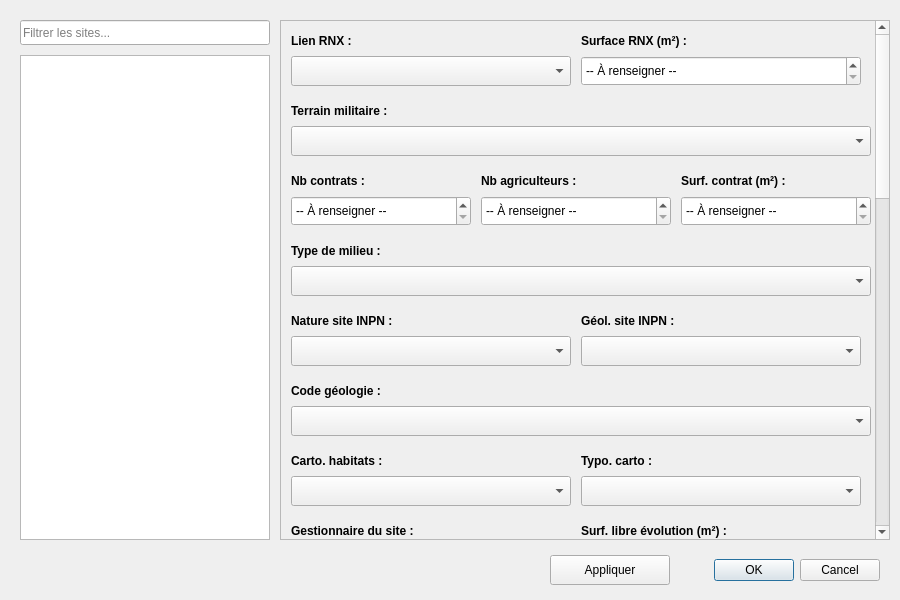
<?xml version="1.0" encoding="UTF-8"?>
<ui version="4.0">
 <class>AttributeEditorSitesCENDialogBase</class>
 <widget class="QDialog" name="AttributeEditorSitesCENDialogBase">
  <property name="geometry">
   <rect>
    <x>0</x>
    <y>0</y>
    <width>900</width>
    <height>600</height>
   </rect>
  </property>
  <property name="minimumSize">
   <size>
    <width>900</width>
    <height>600</height>
   </size>
  </property>
  <property name="maximumSize">
   <size>
    <width>900</width>
    <height>600</height>
   </size>
  </property>
  <property name="windowTitle">
   <string>Gestionnaire des sites CEN</string>
  </property>

  <widget class="QLineEdit" name="txtSearch">
   <property name="geometry"><rect><x>20</x><y>20</y><width>250</width><height>25</height></rect></property>
   <property name="placeholderText"><string>Filtrer les sites...</string></property>
  </widget>
  <widget class="QListWidget" name="listSites">
   <property name="geometry"><rect><x>20</x><y>55</y><width>250</width><height>485</height></rect></property>
  </widget>

  <widget class="QScrollArea" name="scrollArea">
   <property name="geometry">
    <rect><x>280</x><y>20</y><width>610</width><height>520</height></rect>
   </property>
   <property name="verticalScrollBarPolicy">
    <enum>Qt::ScrollBarAlwaysOn</enum>
   </property>
   <property name="widgetResizable">
    <bool>true</bool>
   </property>
   
   <widget class="QWidget" name="scrollAreaWidgetContents">
    <property name="minimumSize">
     <size>
      <width>590</width>
      <height>1550</height> </size>
    </property>

    <widget class="QLabel" name="label_rnx">
     <property name="geometry"><rect><x>10</x><y>10</y><width>280</width><height>20</height></rect></property>
     <property name="text"><string>Lien RNX :</string></property>
     <property name="styleSheet"><string>font-weight: bold;</string></property>
    </widget>
    <widget class="QComboBox" name="cbLienRNX">
     <property name="geometry"><rect><x>10</x><y>35</y><width>280</width><height>30</height></rect></property>
    </widget>

    <widget class="QLabel" name="label_num">
     <property name="geometry"><rect><x>300</x><y>10</y><width>280</width><height>20</height></rect></property>
     <property name="text"><string>Surface RNX (m²) :</string></property>
     <property name="styleSheet"><string>font-weight: bold;</string></property>
    </widget>
    <widget class="QSpinBox" name="spinRNX">
     <property name="geometry"><rect><x>300</x><y>35</y><width>280</width><height>30</height></rect></property>
     <property name="minimum"><number>-1</number></property> <property name="value"><number>-1</number></property>  <property name="specialValueText"><string>-- À renseigner --</string></property>      <property name="suffix"><string> m²</string></property>
     <property name="maximum"><number>99999999</number></property>
    </widget>

    <widget class="QLabel" name="label_militaire">
     <property name="geometry"><rect><x>10</x><y>80</y><width>580</width><height>20</height></rect></property>
     <property name="text"><string>Terrain militaire :</string></property>
     <property name="styleSheet"><string>font-weight: bold;</string></property>
    </widget>
    <widget class="QComboBox" name="cbMilitaire">
     <property name="geometry"><rect><x>10</x><y>105</y><width>580</width><height>30</height></rect></property>
    </widget>

    <widget class="QLabel" name="label_contrats">
     <property name="geometry"><rect><x>10</x><y>150</y><width>180</width><height>20</height></rect></property>
     <property name="text"><string>Nb contrats :</string></property>
     <property name="styleSheet"><string>font-weight: bold;</string></property>
    </widget>
    <widget class="QSpinBox" name="spinContrats">
     <property name="geometry"><rect><x>10</x><y>175</y><width>180</width><height>30</height></rect></property>
     <property name="minimum"><number>-1</number></property> <property name="value"><number>-1</number></property><property name="specialValueText"><string>-- À renseigner --</string></property>
    </widget>

    <widget class="QLabel" name="label_agri">
     <property name="geometry"><rect><x>200</x><y>150</y><width>190</width><height>20</height></rect></property>
     <property name="text"><string>Nb agriculteurs :</string></property>
     <property name="styleSheet"><string>font-weight: bold;</string></property>
    </widget>
    <widget class="QSpinBox" name="spinAgri">
     <property name="geometry"><rect><x>200</x><y>175</y><width>190</width><height>30</height></rect></property>
     <property name="minimum"><number>-1</number></property> <property name="value"><number>-1</number></property><property name="specialValueText"><string>-- À renseigner --</string></property>
    </widget>

    <widget class="QLabel" name="label_surf_contrat">
     <property name="geometry"><rect><x>400</x><y>150</y><width>190</width><height>20</height></rect></property>
     <property name="text"><string>Surf. contrat (m²) :</string></property>
     <property name="styleSheet"><string>font-weight: bold;</string></property>
    </widget>
    <widget class="QSpinBox" name="spinSurfContrat">
     <property name="geometry"><rect><x>400</x><y>175</y><width>190</width><height>30</height></rect></property>
     <property name="minimum"><number>-1</number></property> <property name="value"><number>-1</number></property>  <property name="specialValueText"><string>-- À renseigner --</string></property>      <property name="suffix"><string> m²</string></property>
    </widget>

    <widget class="QLabel" name="label_type_milieu">
     <property name="geometry"><rect><x>10</x><y>220</y><width>580</width><height>20</height></rect></property>
     <property name="text"><string>Type de milieu :</string></property>
     <property name="styleSheet"><string>font-weight: bold;</string></property>
    </widget>
    <widget class="QComboBox" name="cbType_milieu">
     <property name="geometry"><rect><x>10</x><y>245</y><width>580</width><height>30</height></rect></property>
    </widget>

    <widget class="QLabel" name="label_nature">
     <property name="geometry"><rect><x>10</x><y>290</y><width>280</width><height>20</height></rect></property>
     <property name="text"><string>Nature site INPN :</string></property>
     <property name="styleSheet"><string>font-weight: bold;</string></property>
    </widget>
    <widget class="QComboBox" name="cbNatureInpn">
     <property name="geometry"><rect><x>10</x><y>315</y><width>280</width><height>30</height></rect></property>
    </widget>

    <widget class="QLabel" name="label_geol">
     <property name="geometry"><rect><x>300</x><y>290</y><width>280</width><height>20</height></rect></property>
     <property name="text"><string>Géol. site INPN :</string></property>
     <property name="styleSheet"><string>font-weight: bold;</string></property>
    </widget>
    <widget class="QComboBox" name="cbGeolInpn">
     <property name="geometry"><rect><x>300</x><y>315</y><width>280</width><height>30</height></rect></property>
    </widget>

    <widget class="QLabel" name="label_code_geol">
     <property name="geometry"><rect><x>10</x><y>360</y><width>580</width><height>20</height></rect></property>
     <property name="text"><string>Code géologie :</string></property>
     <property name="styleSheet"><string>font-weight: bold;</string></property>
    </widget>
    <widget class="QComboBox" name="cbCodeGeol">
     <property name="geometry"><rect><x>10</x><y>385</y><width>580</width><height>30</height></rect></property>
    </widget>

    <widget class="QLabel" name="label_carto_hab">
     <property name="geometry"><rect><x>10</x><y>430</y><width>280</width><height>20</height></rect></property>
     <property name="text"><string>Carto. habitats :</string></property>
     <property name="styleSheet"><string>font-weight: bold;</string></property>
    </widget>
    <widget class="QComboBox" name="cbCartoHab">
     <property name="geometry"><rect><x>10</x><y>455</y><width>280</width><height>30</height></rect></property>
    </widget>

    <widget class="QLabel" name="label_typo_hab">
     <property name="geometry"><rect><x>300</x><y>430</y><width>280</width><height>20</height></rect></property>
     <property name="text"><string>Typo. carto :</string></property>
     <property name="styleSheet"><string>font-weight: bold;</string></property>
    </widget>
    <widget class="QComboBox" name="cbTypoHab">
     <property name="geometry"><rect><x>300</x><y>455</y><width>280</width><height>30</height></rect></property>
    </widget>

    <widget class="QLabel" name="label_gestionnaire">
     <property name="geometry"><rect><x>10</x><y>500</y><width>280</width><height>20</height></rect></property>
     <property name="text"><string>Gestionnaire du site :</string></property>
     <property name="styleSheet"><string>font-weight: bold;</string></property>
    </widget>
    <widget class="QLineEdit" name="txtGestionnaire">
     <property name="geometry"><rect><x>10</x><y>525</y><width>280</width><height>30</height></rect></property>
     <property name="placeholderText"><string>-- À renseigner --</string></property>
    </widget>

    <widget class="QLabel" name="label_surf_libre">
     <property name="geometry"><rect><x>300</x><y>500</y><width>280</width><height>20</height></rect></property>
     <property name="text"><string>Surf. libre évolution (m²) :</string></property>
     <property name="styleSheet"><string>font-weight: bold;</string></property>
    </widget>
    <widget class="QSpinBox" name="spinLibreEvo">
     <property name="geometry"><rect><x>300</x><y>525</y><width>280</width><height>30</height></rect></property>
     <property name="minimum"><number>-1</number></property> <property name="value"><number>-1</number></property>  <property name="specialValueText"><string>-- À renseigner --</string></property>  <property name="suffix"><string> m²</string></property>
    </widget>

    <widget class="QLabel" name="label_doc_pres">
     <property name="geometry"><rect><x>10</x><y>570</y><width>280</width><height>20</height></rect></property>
     <property name="text"><string>Présence Doc Gestion :</string></property>
     <property name="styleSheet"><string>font-weight: bold;</string></property>
    </widget>
    <widget class="QComboBox" name="cbDocPres">
     <property name="geometry"><rect><x>10</x><y>595</y><width>280</width><height>30</height></rect></property>
    </widget>

    <widget class="QLabel" name="label_doc_nom">
     <property name="geometry"><rect><x>300</x><y>570</y><width>280</width><height>20</height></rect></property>
     <property name="text"><string>Nom du document :</string></property>
     <property name="styleSheet"><string>font-weight: bold;</string></property>
    </widget>
    <widget class="QLineEdit" name="txtDocNom">
     <property name="geometry"><rect><x>300</x><y>595</y><width>280</width><height>30</height></rect></property>
     <property name="placeholderText"><string>-- À renseigner --</string></property>
    </widget>

    <widget class="QLabel" name="label_doc_eval">
     <property name="geometry"><rect><x>10</x><y>640</y><width>580</width><height>20</height></rect></property>
     <property name="text"><string>Évaluation Doc :</string></property>
     <property name="styleSheet"><string>font-weight: bold;</string></property>
    </widget>
    <widget class="QComboBox" name="cbDocEval">
     <property name="geometry"><rect><x>10</x><y>665</y><width>580</width><height>30</height></rect></property>
    </widget>

    <widget class="QLabel" name="label_date_ini">
     <property name="geometry"><rect><x>10</x><y>710</y><width>180</width><height>20</height></rect></property>
     <property name="text"><string>Date initiale :</string></property>
     <property name="styleSheet"><string>font-weight: bold;</string></property>
    </widget>
    <widget class="QDateEdit" name="dateIni">
     <property name="geometry"><rect><x>10</x><y>735</y><width>180</width><height>30</height></rect></property>
     <property name="calendarPopup"><bool>true</bool></property>
    </widget>

    <widget class="QLabel" name="label_date_maj">
     <property name="geometry"><rect><x>200</x><y>710</y><width>190</width><height>20</height></rect></property>
     <property name="text"><string>Date MàJ :</string></property>
     <property name="styleSheet"><string>font-weight: bold;</string></property>
    </widget>
    <widget class="QDateEdit" name="dateMaj">
     <property name="geometry"><rect><x>200</x><y>735</y><width>190</width><height>30</height></rect></property>
     <property name="calendarPopup"><bool>true</bool></property>
    </widget>

    <widget class="QLabel" name="label_date_fin">
     <property name="geometry"><rect><x>400</x><y>710</y><width>190</width><height>20</height></rect></property>
     <property name="text"><string>Date fin :</string></property>
     <property name="styleSheet"><string>font-weight: bold;</string></property>
    </widget>
    <widget class="QDateEdit" name="dateFin">
     <property name="geometry"><rect><x>400</x><y>735</y><width>190</width><height>30</height></rect></property>
     <property name="calendarPopup"><bool>true</bool></property>
    </widget>

    <widget class="QLabel" name="label_surf_doc">
     <property name="geometry"><rect><x>10</x><y>780</y><width>580</width><height>20</height></rect></property>
     <property name="text"><string>Surf. Doc Gestion (m²) :</string></property>
     <property name="styleSheet"><string>font-weight: bold;</string></property>
    </widget>
    <widget class="QSpinBox" name="spinSurfDoc">
     <property name="geometry"><rect><x>10</x><y>805</y><width>580</width><height>30</height></rect></property>
     <property name="minimum"><number>-1</number></property> <property name="value"><number>-1</number></property>  <property name="specialValueText"><string>-- À renseigner --</string></property>  <property name="suffix"><string> m²</string></property>
    </widget>

    <widget class="QLabel" name="label_url_inpn">
     <property name="geometry"><rect><x>10</x><y>850</y><width>580</width><height>20</height></rect></property>
     <property name="text"><string>URL Fiche INPN :</string></property>
     <property name="styleSheet"><string>font-weight: bold;</string></property>
    </widget>
    <widget class="QLineEdit" name="txtUrlInpn">
     <property name="geometry"><rect><x>10</x><y>875</y><width>580</width><height>30</height></rect></property>
     <property name="placeholderText"><string>-- À renseigner --</string></property>
    </widget>

    <widget class="QLabel" name="label_url_cen">
     <property name="geometry"><rect><x>10</x><y>920</y><width>580</width><height>20</height></rect></property>
     <property name="text"><string>URL Fiche CEN :</string></property>
     <property name="styleSheet"><string>font-weight: bold;</string></property>
    </widget>
    <widget class="QLineEdit" name="txtUrlCen">
     <property name="geometry"><rect><x>10</x><y>945</y><width>580</width><height>30</height></rect></property>
     <property name="placeholderText"><string>-- À renseigner --</string></property>
    </widget>

    <widget class="QLabel" name="label_ouverture">
     <property name="geometry"><rect><x>10</x><y>990</y><width>580</width><height>20</height></rect></property>
     <property name="text"><string>Ouverture au public :</string></property>
     <property name="styleSheet"><string>font-weight: bold;</string></property>
    </widget>
    <widget class="QComboBox" name="cbOuverture">
     <property name="geometry"><rect><x>10</x><y>1015</y><width>580</width><height>30</height></rect></property>
    </widget>

    <widget class="QLabel" name="label_desc">
     <property name="geometry"><rect><x>10</x><y>1060</y><width>580</width><height>20</height></rect></property>
     <property name="text"><string>Description du site :</string></property>
     <property name="styleSheet"><string>font-weight: bold;</string></property>
    </widget>
    <widget class="QTextEdit" name="txtDescription">
     <property name="geometry"><rect><x>10</x><y>1085</y><width>580</width><height>120</height></rect></property>
     <property name="placeholderText"><string>-- À renseigner --</string></property>
    </widget>

    <widget class="QLabel" name="label_url_photo">
     <property name="geometry"><rect><x>10</x><y>1220</y><width>580</width><height>20</height></rect></property>
     <property name="text"><string>URL Photo :</string></property>
     <property name="styleSheet"><string>font-weight: bold;</string></property>
    </widget>
    <widget class="QLineEdit" name="txtUrlPhoto">
     <property name="geometry"><rect><x>10</x><y>1245</y><width>580</width><height>30</height></rect></property>
     <property name="placeholderText"><string>-- À renseigner --</string></property>
    </widget>

    <widget class="QLabel" name="label_sensi">
     <property name="geometry"><rect><x>10</x><y>1290</y><width>280</width><height>20</height></rect></property>
     <property name="text"><string>Sensibilité :</string></property>
     <property name="styleSheet"><string>font-weight: bold;</string></property>
    </widget>
    <widget class="QComboBox" name="cbSensibilite">
     <property name="geometry"><rect><x>10</x><y>1315</y><width>280</width><height>30</height></rect></property>
    </widget>

    <widget class="QLabel" name="label_diffusion">
     <property name="geometry"><rect><x>300</x><y>1290</y><width>280</width><height>20</height></rect></property>
     <property name="text"><string>Non diffusion :</string></property>
     <property name="styleSheet"><string>font-weight: bold;</string></property>
    </widget>
    <widget class="QComboBox" name="cbNonDiffusion">
     <property name="geometry"><rect><x>300</x><y>1315</y><width>280</width><height>30</height></rect></property>
    </widget>

    <widget class="QLabel" name="label_remq_sensi">
     <property name="geometry"><rect><x>10</x><y>1360</y><width>580</width><height>20</height></rect></property>
     <property name="text"><string>Remarque sensibilité :</string></property>
     <property name="styleSheet"><string>font-weight: bold;</string></property>
    </widget>
    <widget class="QTextEdit" name="txtRemqSensibilite">
     <property name="geometry"><rect><x>10</x><y>1385</y><width>580</width><height>100</height></rect></property>
     <property name="placeholderText"><string>-- À renseigner --</string></property>
    </widget>

   </widget>
  </widget>

  <widget class="QPushButton" name="btnApply">
   <property name="geometry"><rect><x>550</x><y>555</y><width>120</width><height>30</height></rect></property>
   <property name="text"><string>Appliquer</string></property>
  </widget>
  <widget class="QDialogButtonBox" name="button_box">
   <property name="geometry"><rect><x>680</x><y>555</y><width>200</width><height>30</height></rect></property>
   <property name="standardButtons"><set>QDialogButtonBox::Cancel|QDialogButtonBox::Ok</set></property>
  </widget>

 </widget>
</ui>
